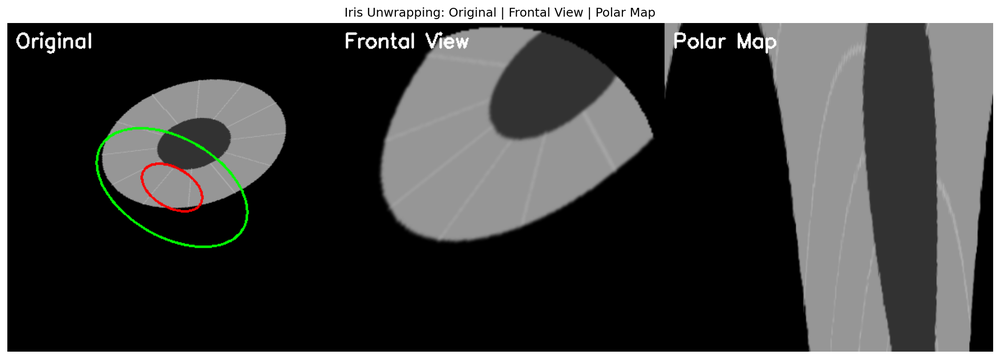
#> input picture iris_unwrapping_test.png, 1000 x 359 px, shrunk from 2044 x 733 before the run, given in place of eye1.mp4, which was not available
$ python analyze_clahe_quick.py
#> lines starting #> are read from the running program, lines starting #| are printed output that depends on the picture; pictures that were not available may be replaced by others from this repository, and a replacement may not be noted
"""
CLAHE Gyors Analízis - Csak fájlba mentés, nincs megjelenítés
"""

import cv2
import numpy as np
import matplotlib
matplotlib.use('Agg')  # No display backend
import matplotlib.pyplot as plt
from pathlib import Path


def quick_clahe_comparison():
    """Gyors összehasonlítás mentéssel"""
    print("Videó betöltése...")
    cap = cv2.VideoCapture('eye1.mp4')
    cap.set(cv2.CAP_PROP_POS_FRAMES, 10)
    ret, frame = cap.read()
#> frame is the input picture: shape (359, 1000, 3); mean B, G, R 68.1, 68.9, 68.4
    cap.release()

    gray = cv2.cvtColor(frame, cv2.COLOR_BGR2GRAY)

    # Különböző módszerek
    print("Preprocessing módszerek alkalmazása...")
    hist_eq = cv2.equalizeHist(gray)
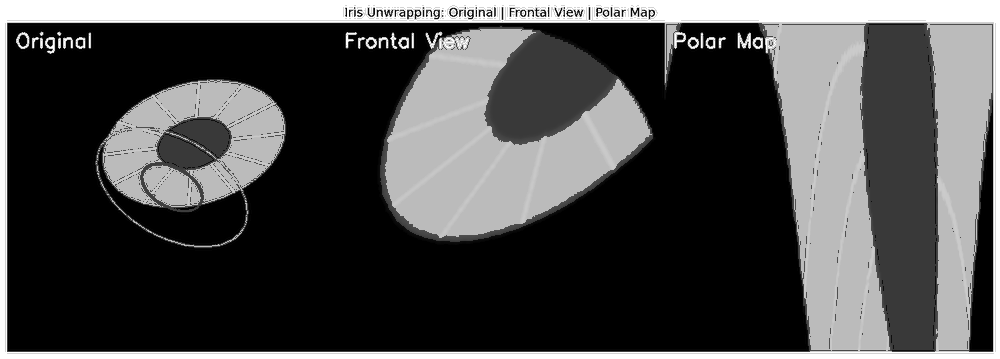
#> hist_eq: shape (359, 1000); min 0, max 255, mean 75.5
    clahe_1 = cv2.createCLAHE(1.0, (8,8)).apply(gray)
    clahe_2 = cv2.createCLAHE(2.0, (8,8)).apply(gray)
    clahe_3 = cv2.createCLAHE(3.0, (8,8)).apply(gray)

    # Edge detection
    edges_orig = cv2.Canny(gray, 30, 100)
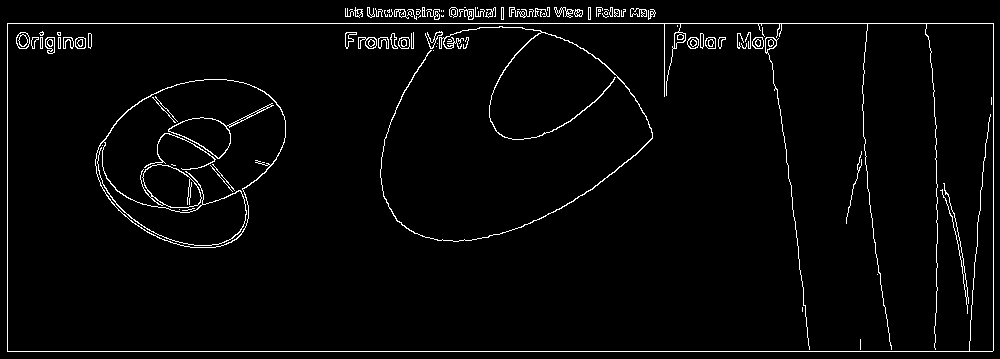
#> edges_orig: shape (359, 1000); 2.9% white in thin lines or dots
    edges_he = cv2.Canny(hist_eq, 30, 100)
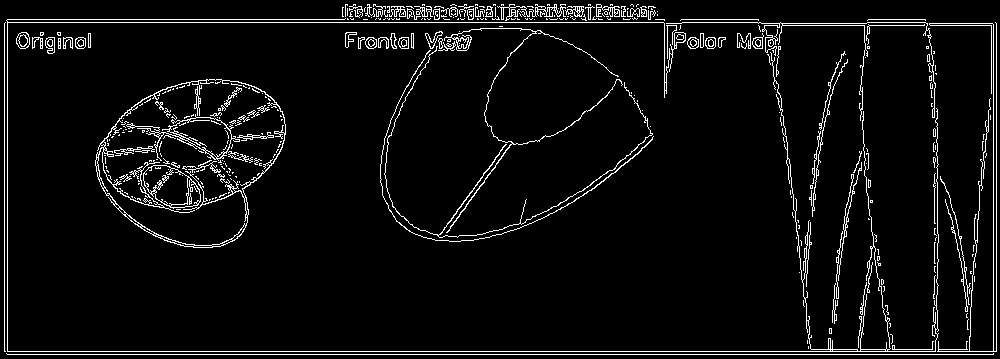
#> edges_he: shape (359, 1000); 5.2% white in thin lines or dots
    edges_c1 = cv2.Canny(clahe_1, 30, 100)
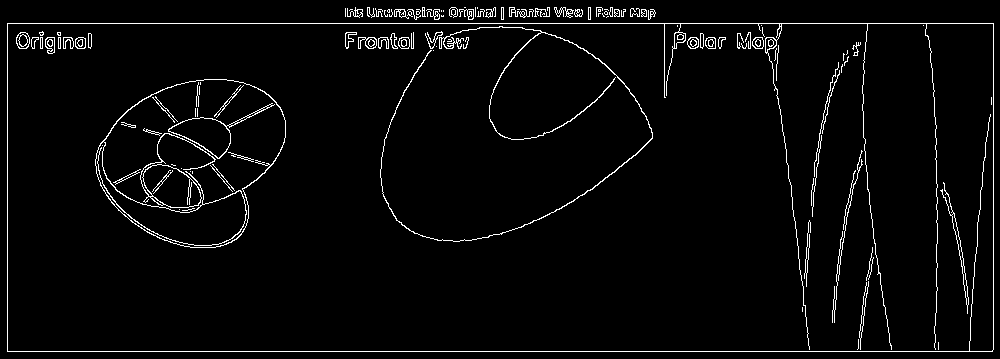
#> edges_c1: shape (359, 1000); 3.3% white in thin lines or dots
    edges_c2 = cv2.Canny(clahe_2, 30, 100)
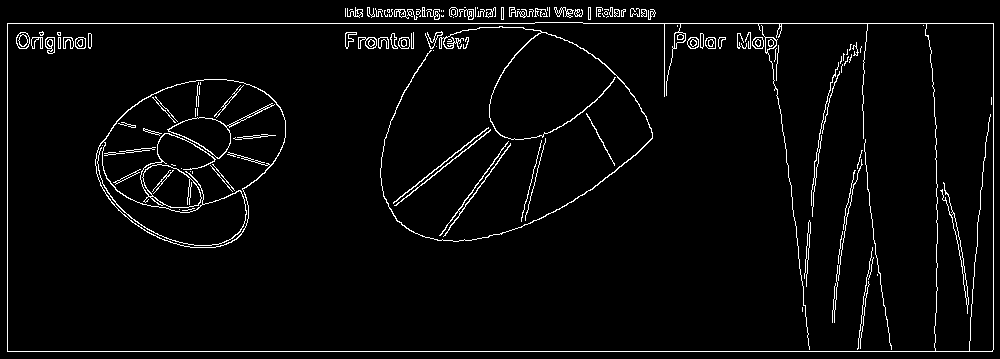
#> edges_c2: shape (359, 1000); 3.6% white in thin lines or dots
    edges_c3 = cv2.Canny(clahe_3, 30, 100)
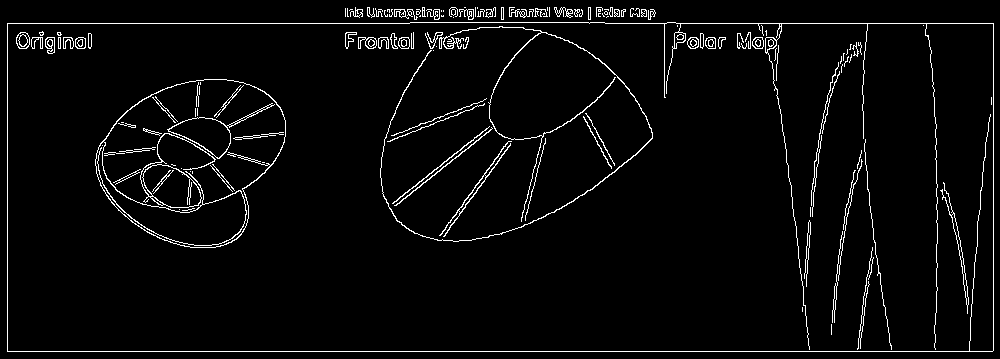
#> edges_c3: shape (359, 1000); 3.7% white in thin lines or dots

    # Vizualizáció 1: Preprocesszált képek
    print("Vizualizációk készítése...")
    fig, axes = plt.subplots(2, 3, figsize=(15, 10))
    fig.suptitle('Preprocessing Módszerek Összehasonlítása', fontsize=16, fontweight='bold')

    images = [
        (gray, 'Eredeti'),
        (hist_eq, 'Histogram EQ'),
        (clahe_1, 'CLAHE (1.0, 8x8)'),
        (clahe_2, 'CLAHE (2.0, 8x8) ✓'),
        (clahe_3, 'CLAHE (3.0, 8x8)'),
    ]

    for idx, (img, title) in enumerate(images):
        row = idx // 3
        col = idx % 3
        axes[row, col].imshow(img, cmap='gray')
        axes[row, col].set_title(title, fontweight='bold')
        axes[row, col].axis('off')

        # Stats
        stats = f'μ={img.mean():.1f}, σ={img.std():.1f}'
        axes[row, col].text(0.5, 0.05, stats, transform=axes[row, col].transAxes,
                          ha='center', bbox=dict(boxstyle='round', facecolor='yellow', alpha=0.7))
#> this loop made 5 passes
#> (title, row, col, stats) on passes 1 to 5: ('Eredeti', 0, 0, 'μ=68.7, σ=87.1'), ('Histogram EQ', 0, 1, 'μ=75.5, σ=94.8'), ('CLAHE (1.0, 8x8)', 0, 2, 'μ=70.8, σ=87.0'), ('CLAHE (2.0, 8x8) ✓', 1, 0, 'μ=71.2, σ=86.4'), ('CLAHE (3.0, 8x8)', 1, 1, 'μ=71.8, σ=85.8')

    axes[1, 2].axis('off')  # Üres

    plt.tight_layout()
    out1 = Path('output/clahe_quick_comparison.png')
    plt.savefig(out1, dpi=150)
    plt.close()
    print(f"✓ Mentve: {out1}")

    # Vizualizáció 2: Edge detection
    fig, axes = plt.subplots(2, 3, figsize=(15, 10))
    fig.suptitle('Edge Detection - Preprocessing Hatása', fontsize=16, fontweight='bold')

    edges = [
        (edges_orig, 'Eredeti'),
        (edges_he, 'Hist EQ'),
        (edges_c1, 'CLAHE 1.0'),
        (edges_c2, 'CLAHE 2.0 ✓'),
        (edges_c3, 'CLAHE 3.0'),
    ]

    for idx, (edge, title) in enumerate(edges):
        row = idx // 3
        col = idx % 3
        axes[row, col].imshow(edge, cmap='gray')
        axes[row, col].set_title(title, fontweight='bold')
        axes[row, col].axis('off')

        # Edge pixel count
        edge_pixels = np.sum(edge > 0)
        axes[row, col].text(0.5, 0.05, f'Edges: {edge_pixels}px',
                          transform=axes[row, col].transAxes,
                          ha='center', bbox=dict(boxstyle='round', facecolor='lime', alpha=0.7))
#> this loop made 5 passes
#> (title, row, col, edge_pixels) on passes 1 to 5: ('Eredeti', 0, 0, 10388), ('Hist EQ', 0, 1, 18698), ('CLAHE 1.0', 0, 2, 11801), ('CLAHE 2.0 ✓', 1, 0, 12920), ('CLAHE 3.0', 1, 1, 13305)

    axes[1, 2].axis('off')

    plt.tight_layout()
    out2 = Path('output/clahe_edge_detection.png')
    plt.savefig(out2, dpi=150)
    plt.close()
    print(f"✓ Mentve: {out2}")

    # Statisztikák
    print("\n" + "="*60)
    print("STATISZTIKÁK")
    print("="*60)
    print(f"\n{'Módszer':<20} {'Mean':<10} {'Std':<10} {'Edges':<10}")
    print("-"*60)

    stats_data = [
        ('Eredeti', gray, edges_orig),
        ('Histogram EQ', hist_eq, edges_he),
        ('CLAHE (1.0)', clahe_1, edges_c1),
        ('CLAHE (2.0)', clahe_2, edges_c2),
        ('CLAHE (3.0)', clahe_3, edges_c3),
    ]

    for name, img, edge in stats_data:
        print(f"{name:<20} {img.mean():<10.1f} {img.std():<10.1f} {np.sum(edge>0):<10}")
#> this loop made 5 passes
#> name on passes 1 to 5: 'Eredeti', 'Histogram EQ', 'CLAHE (1.0)', 'CLAHE (2.0)', 'CLAHE (3.0)'
#| Eredeti              68.7       87.1       10388
#| Histogram EQ         75.5       94.8       18698
#| CLAHE (1.0)          70.8       87.0       11801
#| CLAHE (2.0)          71.2       86.4       12920
#| CLAHE (3.0)          71.8       85.8       13305

    print("\n✅ AJÁNLÁS: CLAHE (2.0, 8x8)")
    print("   - Jó kontraszt javítás")
    print("   - Optimális edge detection")
    print("   - Nem túl agresszív")
    print("="*60)


def clahe_parameter_sweep():
    """CLAHE paraméterek végigpróbálása"""
    print("\nCLAHE Paraméter Sweep...")
    cap = cv2.VideoCapture('eye1.mp4')
    cap.set(cv2.CAP_PROP_POS_FRAMES, 10)
    ret, frame = cap.read()
    cap.release()

    gray = cv2.cvtColor(frame, cv2.COLOR_BGR2GRAY)

    clip_limits = [1.0, 2.0, 3.0, 5.0]
    tile_sizes = [(4,4), (8,8), (16,16)]

    fig, axes = plt.subplots(len(clip_limits), len(tile_sizes), figsize=(12, 12))
    fig.suptitle('CLAHE Parameter Grid', fontsize=14, fontweight='bold')

    for i, clip in enumerate(clip_limits):
        for j, tile in enumerate(tile_sizes):
            clahe = cv2.createCLAHE(clip, tile)
            result = clahe.apply(gray)

            axes[i,j].imshow(result, cmap='gray')
            axes[i,j].set_title(f'C={clip}, T={tile}', fontsize=9)
            axes[i,j].axis('off')

            # Kontraszt
            axes[i,j].text(0.5, 0.05, f'σ={result.std():.1f}',
                         transform=axes[i,j].transAxes, ha='center', fontsize=8,
                         bbox=dict(boxstyle='round', facecolor='white', alpha=0.8))

    plt.tight_layout()
    out = Path('output/clahe_parameter_sweep.png')
    plt.savefig(out, dpi=150)
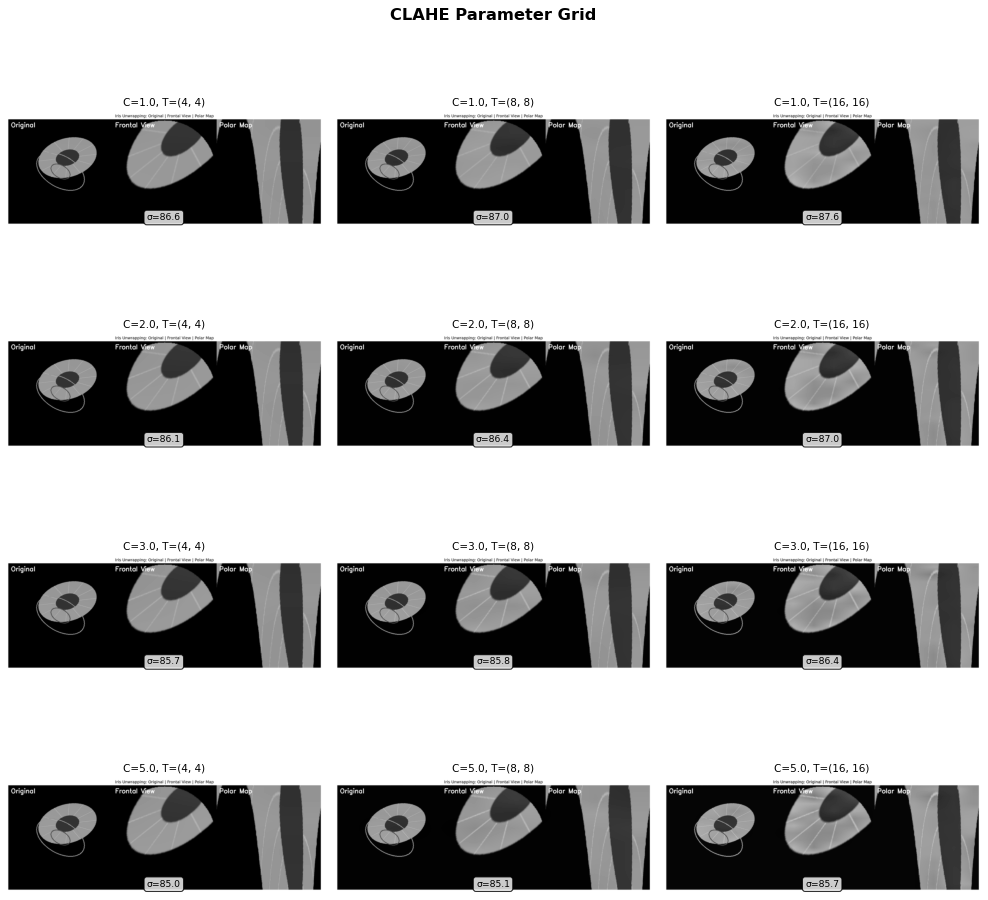
#> figure drawn by matplotlib, 12 panels
    plt.close()
    print(f"✓ Mentve: {out}")


def main():
    print("="*60)
    print("CLAHE GYORS ANALÍZIS")
    print("="*60)

    Path('output').mkdir(exist_ok=True)

    quick_clahe_comparison()
    clahe_parameter_sweep()

    print("\n✅ ELEMZÉS BEFEJEZVE!")
    print("\nKészült:")
    print("  - output/clahe_quick_comparison.png")
    print("  - output/clahe_edge_detection.png")
    print("  - output/clahe_parameter_sweep.png")
    print("="*60)


if __name__ == "__main__":
    main()
